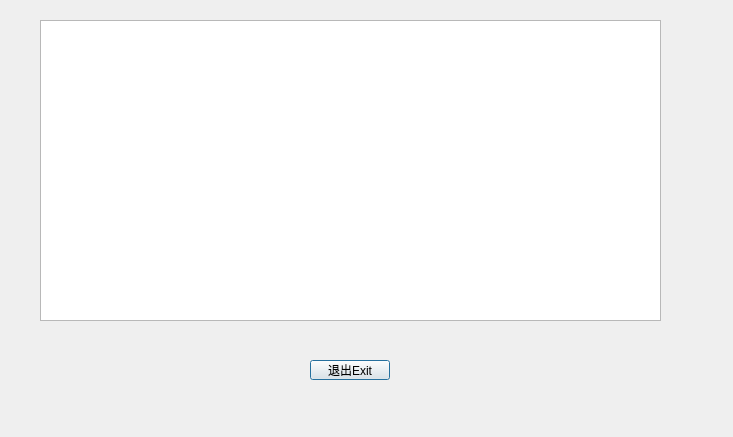
<?xml version="1.0" encoding="UTF-8"?>
<ui version="4.0">
 <class>ClassesListDialog</class>
 <widget class="QDialog" name="ClassesListDialog">
  <property name="geometry">
   <rect>
    <x>0</x>
    <y>0</y>
    <width>733</width>
    <height>437</height>
   </rect>
  </property>
  <property name="windowTitle">
   <string>Dialog</string>
  </property>
  <widget class="QTableWidget" name="tableWidget">
   <property name="geometry">
    <rect>
     <x>40</x>
     <y>20</y>
     <width>621</width>
     <height>301</height>
    </rect>
   </property>
  </widget>
  <widget class="QPushButton" name="pushButton">
   <property name="geometry">
    <rect>
     <x>310</x>
     <y>360</y>
     <width>80</width>
     <height>20</height>
    </rect>
   </property>
   <property name="text">
    <string>退出Exit</string>
   </property>
  </widget>
 </widget>
 <resources/>
 <connections/>
</ui>
